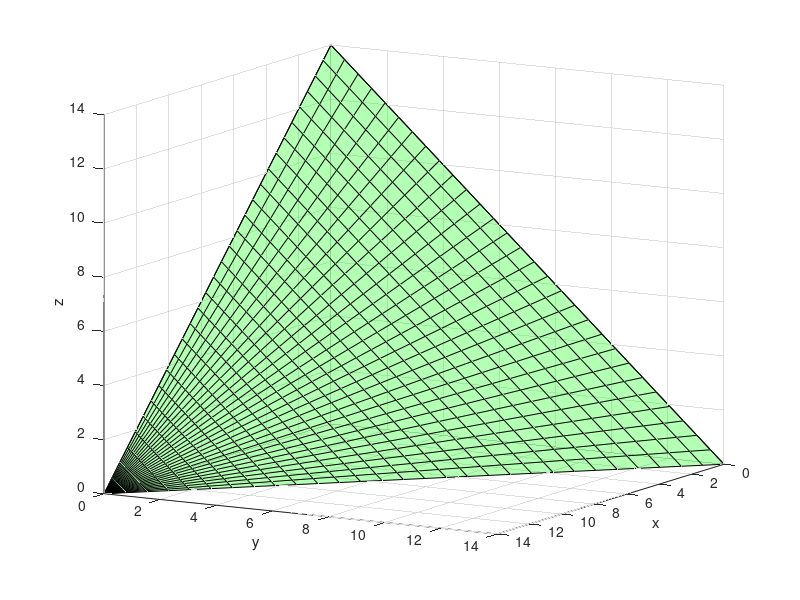

This figure's MATLAB source: (Note: this script raises an error after producing the figure.)
clc;
clf; 
s = linspace(0, 14, 30); 
s1 = meshgrid(s); 
t1 = [];
%calculate the value of y 
for i=1:length(s) 
    tam = linspace(0, 14-s(i), 30); 
    t1 = [t1 tam']; 
end 
x = s1; y = t1; z = 14-x-y; z1 = 0*x; x1 = 0*x; y1 = 0*x;
hold on 
%draw the solid is bounded by x,x1,y,y1,z,z1
surf(x, y, z, 'FaceColor', 'g', 'FaceAlpha' , 0.3); 
surf(x, y, z1, 'FaceColor', 'r', 'EdgeColor', 'none');
surf(x1, y, z, 'FaceColor', 'b', 'FaceAlpha' , 0.3); 
surf(x, y1, z, 'FaceColor', 'y', 'FaceAlpha' , 0.3); 
xlabel('x'); ylabel('y'); zlabel('z'); 
view(120, 12) 
grid on 
rotate3d on
%calculate the mass of the solid by using integral function
syms x y z
mass = int(int(int(2*y,z,0,14-x-y),y,0,14-x),x,0,14);
disp('The mass of the solid E is ');
disp(mass);